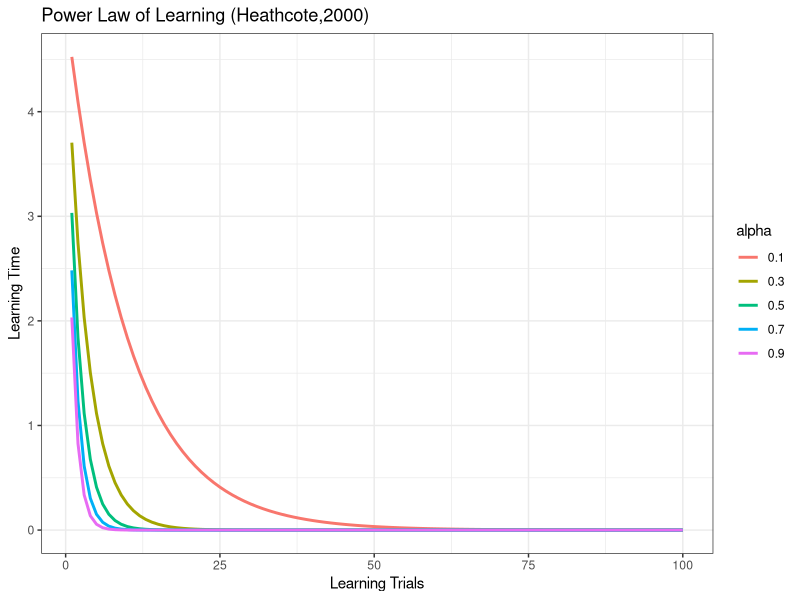

Source code (R):
# Load all packages

library(plyr)
library(tidyverse)
library(ggplot2)

# Make Datapoints for the functions. 
# N = Number of Steps, alpha = learning rate 

N <- 1:100
alpha <- seq(0.1, 1,0.2)

# Define functions for exponential and power law


# Exponential Law

power_law_new <- function(N,alpha)
{
  
  RT = exp(-alpha*N)
  
  return(RT)
  
  
}

# Task: Define a new function with the classic Power Law

power_law <- function(N,alpha)
{
  
  RT = ..... # YOUR CODE HERE 
  
  # Solution
  
  # RT = N^(-alpha)
  
  return(RT)
  
  
}


# We apply the function and simulate Data

params <- expand.grid(N =N, alpha = alpha) # Cross all Steps with learning rates
all <- mdply(params, power_law_new) #apply the function "power_law" to the created data points using mdply

# We plot the created data with ggplot

ggplot(all, aes(N,V1*5, colour=factor(alpha)))+geom_line(linewidth=1)+theme_bw() +
  labs(title = "Power Law of Learning (Heathcote,2000)", colour="alpha") + 
  xlab("Learning Trials") + ylab("Learning Time") 
